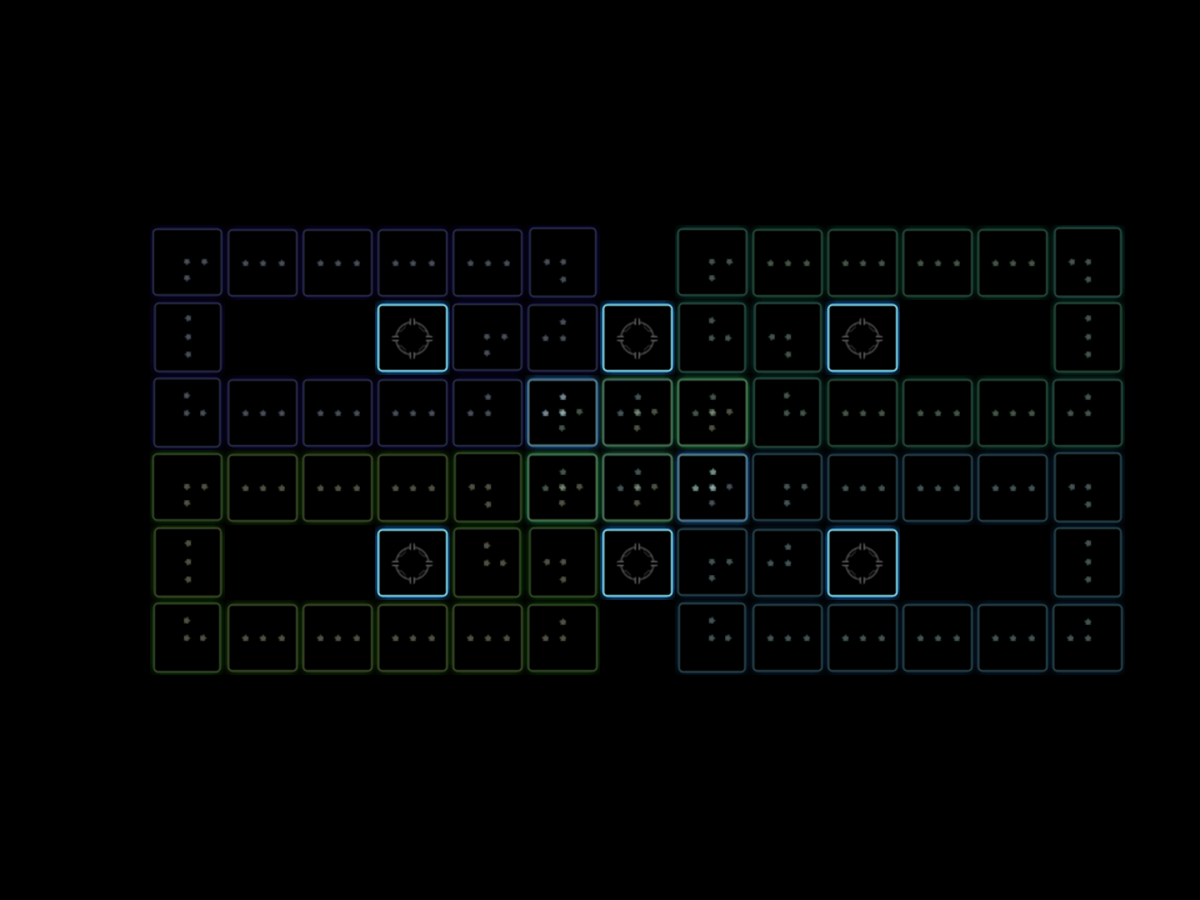

Rendered tile map (Tiled .tmx) drawn with the repository's tilesets; below, a short description and the map source with its tile grids summarised:
An orthogonal 16x12 tile map with 75x75 px tiles, 5 tile layers (road1, road2, road3, road4, ...), 10 tilesets.

<map version="1.0" tiledversion="1.1.6" orientation="orthogonal" renderorder="left-down" width="16" height="12" tilewidth="75" tileheight="75" infinite="0" nextobjectid="1">
 <tileset firstgid="1" source="battle.tsx" />
 <tileset firstgid="2" source="heroPos.tsx" />
 <tileset firstgid="3" source="lr.tsx" />
 <tileset firstgid="4" source="lt.tsx" />
 <tileset firstgid="5" source="lr_r1.tsx" />
 <tileset firstgid="6" source="lt_r1.tsx" />
 <tileset firstgid="7" source="lr_r2.tsx" />
 <tileset firstgid="8" source="lt_r2.tsx" />
 <tileset firstgid="9" source="lr_r3.tsx" />
 <tileset firstgid="10" source="lt_r3.tsx" />
 <layer name="road1" width="16" height="12">
  <data>[192 cells, 18 non-empty, 2 distinct tile ids]</data>
 </layer>
 <layer name="road2" width="16" height="12">
  <data>[192 cells, 18 non-empty, 3 distinct tile ids]</data>
 </layer>
 <layer name="road3" width="16" height="12">
  <data>[192 cells, 18 non-empty, 3 distinct tile ids]</data>
 </layer>
 <layer name="road4" width="16" height="12">
  <data>[192 cells, 16 non-empty, 2 distinct tile ids]</data>
 </layer>
 <layer name="tower" width="16" height="12">
  <data>[192 cells, 6 non-empty, 1 distinct tile ids]</data>
 </layer>
</map>